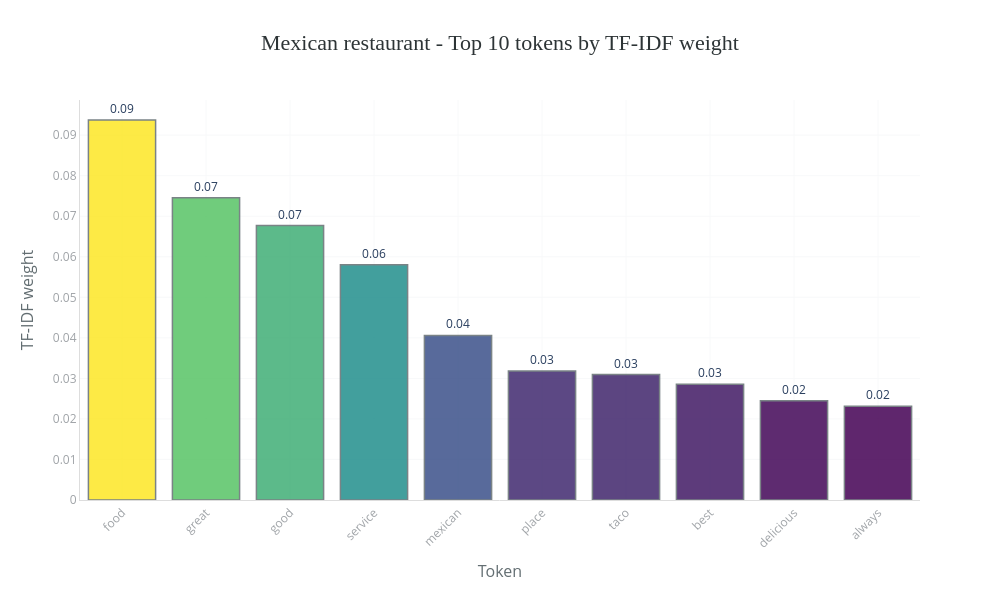
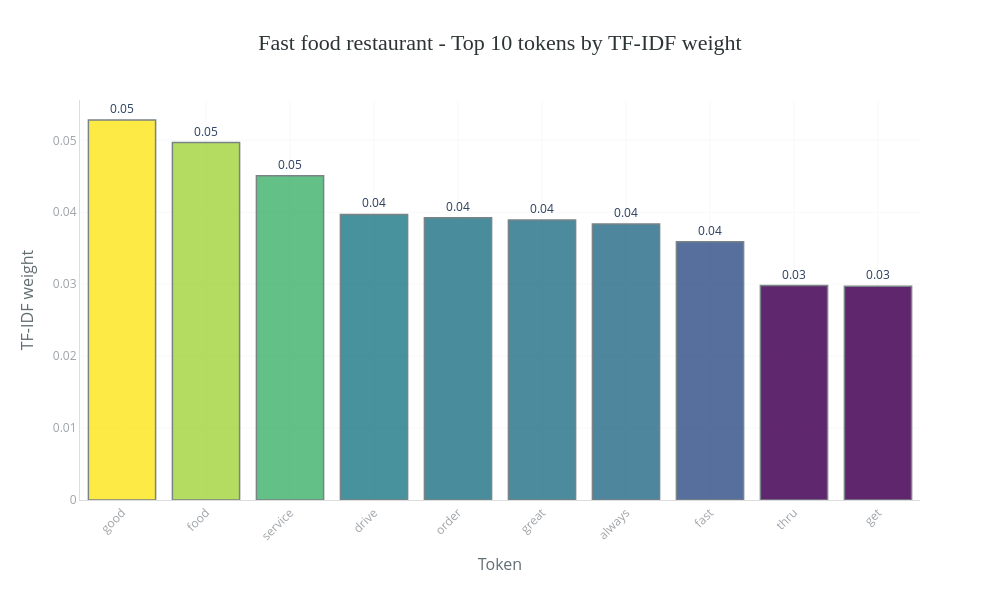
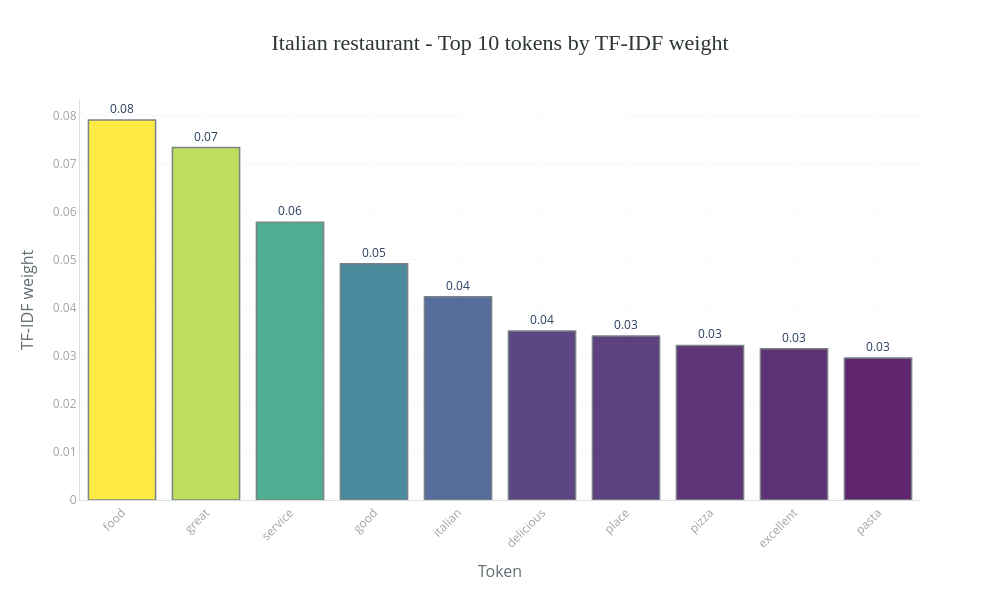

Write notebook code for charts like these, in order.
### Markdown cell above
#### TF-IDF by Category

### Code cell
tfidf_df = pd.DataFrame(
    tfidf_text.toarray(), 
    columns=tfidf_vectorizer.get_feature_names_out()
)
tfidf_df['categoryName'] = dataset['categoryName'].values

tfidf_cat_mean = tfidf_df.groupby('categoryName').mean(numeric_only=True)

no_rows = 3  # ----> Arbitrário
cats_to_plot = (
    tfidf_df['categoryName']
    .value_counts()
    .head(no_rows)
    .index
    .tolist()
)

for cat in cats_to_plot:
    top = (
        tfidf_cat_mean.loc[cat]
        .sort_values(ascending=False)
        .head(10)
        .reset_index()
        .rename(columns={'index': 'token', cat: 'mean_tfidf'})
    )
    bar_chart(
        data=top,
        x='token',
        y='mean_tfidf',
        title=f"{cat} - Top 10 tokens by TF-IDF weight",
        labels={'token': 'Token', 'mean_tfidf': 'TF-IDF weight'},
        top_n=10
    )

### Figure 1 — Plotly figure (JSON) as saved in the notebook; plotly's stock layout.template omitted (floating-point values rounded to 4 significant figures)
{"data": [{"hovertemplate": "Token=%{x}<br>TF-IDF weight=%{marker.color}<br>text=%{text}<extra></extra>", "legendgroup": "", "marker": {"color": [0.09374, 0.07455, 0.06769, 0.05804, 0.04058, 0.03179, 0.03094, 0.02857, 0.02449, 0.0231], "coloraxis": "coloraxis", "line": {"color": "#636E72", "width": 1.5}, "opacity": 0.85, "pattern": {"shape": ""}}, "name": "", "orientation": "v", "showlegend": false, "text": ["0.09", "0.07", "0.07", "0.06", "0.04", "0.03", "0.03", "0.03", "0.02", "0.02"], "textposition": "outside", "texttemplate": "%{text}", "type": "bar", "x": ["food", "great", "good", "service", "mexican", "place", "taco", "best", "delicious", "always"], "xaxis": "x", "y": [0.09374, 0.07455, 0.06769, 0.05804, 0.04058, 0.03179, 0.03094, 0.02857, 0.02449, 0.0231], "yaxis": "y"}], "layout": {"barmode": "relative", "coloraxis": {"colorbar": {"title": {"text": "TF-IDF weight"}}, "colorscale": [[0, "#440154"], [0.25, "#3b528b"], [0.5, "#21908d"], [0.75, "#5dc962"], [1, "#fde725"]], "showscale": false}, "height": 600, "legend": {"tracegroupgap": 0}, "margin": {"b": 100, "l": 80, "r": 80, "t": 100}, "paper_bgcolor": "white", "plot_bgcolor": "white", "showlegend": false, "title": {"font": {"color": "#2D3436", "family": "Arial Black", "size": 22}, "text": "Mexican restaurant - Top 10 tokens by TF-IDF weight", "x": 0.5, "xanchor": "center"}, "width": 1000, "xaxis": {"anchor": "y", "domain": [0, 1], "gridcolor": "#F8F9FA", "linecolor": "#DDD", "showgrid": true, "tickangle": -45, "tickfont": {"color": "#A0A4A8", "size": 12}, "title": {"font": {"color": "#636E72", "size": 16}, "text": "Token"}}, "yaxis": {"anchor": "x", "domain": [0, 1], "gridcolor": "#F8F9FA", "linecolor": "#DDD", "showgrid": true, "tickfont": {"color": "#A0A4A8", "size": 12}, "title": {"font": {"color": "#636E72", "size": 16}, "text": "TF-IDF weight"}}}}

### Figure 2 — Plotly figure (JSON) as saved in the notebook; plotly's stock layout.template omitted (floating-point values rounded to 4 significant figures)
{"data": [{"hovertemplate": "Token=%{x}<br>TF-IDF weight=%{marker.color}<br>text=%{text}<extra></extra>", "legendgroup": "", "marker": {"color": [0.05282, 0.04969, 0.04507, 0.03969, 0.03923, 0.03891, 0.03836, 0.0359, 0.0298, 0.02972], "coloraxis": "coloraxis", "line": {"color": "#636E72", "width": 1.5}, "opacity": 0.85, "pattern": {"shape": ""}}, "name": "", "orientation": "v", "showlegend": false, "text": ["0.05", "0.05", "0.05", "0.04", "0.04", "0.04", "0.04", "0.04", "0.03", "0.03"], "textposition": "outside", "texttemplate": "%{text}", "type": "bar", "x": ["good", "food", "service", "drive", "order", "great", "always", "fast", "thru", "get"], "xaxis": "x", "y": [0.05282, 0.04969, 0.04507, 0.03969, 0.03923, 0.03891, 0.03836, 0.0359, 0.0298, 0.02972], "yaxis": "y"}], "layout": {"barmode": "relative", "coloraxis": {"colorbar": {"title": {"text": "TF-IDF weight"}}, "colorscale": [[0, "#440154"], [0.25, "#3b528b"], [0.5, "#21908d"], [0.75, "#5dc962"], [1, "#fde725"]], "showscale": false}, "height": 600, "legend": {"tracegroupgap": 0}, "margin": {"b": 100, "l": 80, "r": 80, "t": 100}, "paper_bgcolor": "white", "plot_bgcolor": "white", "showlegend": false, "title": {"font": {"color": "#2D3436", "family": "Arial Black", "size": 22}, "text": "Fast food restaurant - Top 10 tokens by TF-IDF weight", "x": 0.5, "xanchor": "center"}, "width": 1000, "xaxis": {"anchor": "y", "domain": [0, 1], "gridcolor": "#F8F9FA", "linecolor": "#DDD", "showgrid": true, "tickangle": -45, "tickfont": {"color": "#A0A4A8", "size": 12}, "title": {"font": {"color": "#636E72", "size": 16}, "text": "Token"}}, "yaxis": {"anchor": "x", "domain": [0, 1], "gridcolor": "#F8F9FA", "linecolor": "#DDD", "showgrid": true, "tickfont": {"color": "#A0A4A8", "size": 12}, "title": {"font": {"color": "#636E72", "size": 16}, "text": "TF-IDF weight"}}}}

### Figure 3 — Plotly figure (JSON) as saved in the notebook; plotly's stock layout.template omitted (floating-point values rounded to 4 significant figures)
{"data": [{"hovertemplate": "Token=%{x}<br>TF-IDF weight=%{marker.color}<br>text=%{text}<extra></extra>", "legendgroup": "", "marker": {"color": [0.07907, 0.07333, 0.05781, 0.04918, 0.04229, 0.03516, 0.03413, 0.03217, 0.03148, 0.02953], "coloraxis": "coloraxis", "line": {"color": "#636E72", "width": 1.5}, "opacity": 0.85, "pattern": {"shape": ""}}, "name": "", "orientation": "v", "showlegend": false, "text": ["0.08", "0.07", "0.06", "0.05", "0.04", "0.04", "0.03", "0.03", "0.03", "0.03"], "textposition": "outside", "texttemplate": "%{text}", "type": "bar", "x": ["food", "great", "service", "good", "italian", "delicious", "place", "pizza", "excellent", "pasta"], "xaxis": "x", "y": [0.07907, 0.07333, 0.05781, 0.04918, 0.04229, 0.03516, 0.03413, 0.03217, 0.03148, 0.02953], "yaxis": "y"}], "layout": {"barmode": "relative", "coloraxis": {"colorbar": {"title": {"text": "TF-IDF weight"}}, "colorscale": [[0, "#440154"], [0.25, "#3b528b"], [0.5, "#21908d"], [0.75, "#5dc962"], [1, "#fde725"]], "showscale": false}, "height": 600, "legend": {"tracegroupgap": 0}, "margin": {"b": 100, "l": 80, "r": 80, "t": 100}, "paper_bgcolor": "white", "plot_bgcolor": "white", "showlegend": false, "title": {"font": {"color": "#2D3436", "family": "Arial Black", "size": 22}, "text": "Italian restaurant - Top 10 tokens by TF-IDF weight", "x": 0.5, "xanchor": "center"}, "width": 1000, "xaxis": {"anchor": "y", "domain": [0, 1], "gridcolor": "#F8F9FA", "linecolor": "#DDD", "showgrid": true, "tickangle": -45, "tickfont": {"color": "#A0A4A8", "size": 12}, "title": {"font": {"color": "#636E72", "size": 16}, "text": "Token"}}, "yaxis": {"anchor": "x", "domain": [0, 1], "gridcolor": "#F8F9FA", "linecolor": "#DDD", "showgrid": true, "tickfont": {"color": "#A0A4A8", "size": 12}, "title": {"font": {"color": "#636E72", "size": 16}, "text": "TF-IDF weight"}}}}
